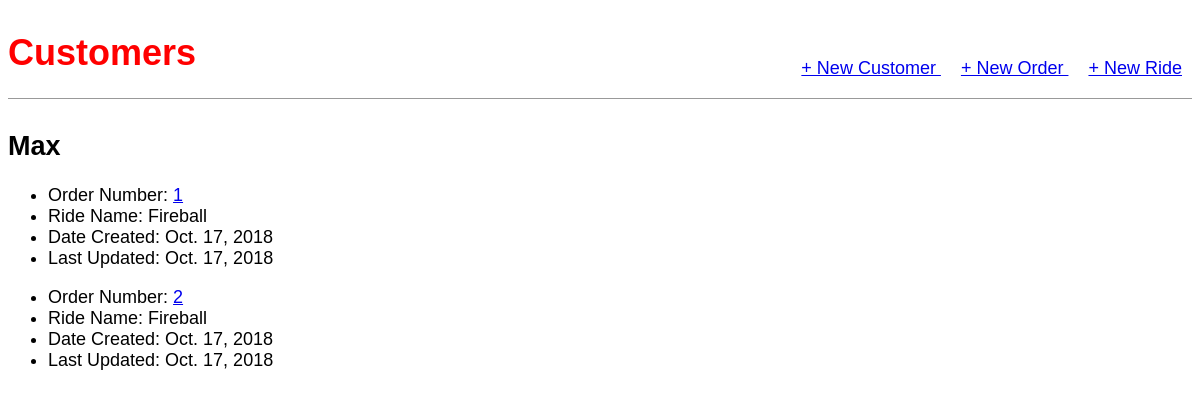
The page /customer/1/orders on the database its author committed.
### orders/models.py (models this page shows, shortened)
class Customer(models.Model):
    customer_name = models.CharField(max_length=100)
    customer_phone_number = models.CharField(max_length=10)
    customer_email = models.EmailField()
    customer_business_name = models.CharField(max_length=200)

class Order(models.Model):
    order_number = models.AutoField(primary_key=True)
    customer_number = models.ForeignKey(Customer, on_delete=models.CASCADE, related_name='orders')
    date_created = models.DateField(auto_now_add=True)
    last_updated = models.DateField(auto_now=True)
    description = models.CharField(max_length=200, null=True)
    ride = models.ForeignKey(Ride, on_delete=models.CASCADE, related_name='orders', null=True)
    def __str__(self):
        return str(self.order_number)

class Ride(models.Model):
    ride_name = models.CharField(max_length=100)
    def __str__(self):
        return self.ride_name

### orders/views.py (the view)
# urls.py: path('customer/<int:pk>/orders', views.CustomerOrdersView.as_view(), name='customer_orders'),
class CustomerOrdersView(DetailView):
    model = Customer
    template_name = 'customer_orders.html'

### templates/customer_orders.html
{% extends 'base.html' %}
{% block content %}
<h2>{{ customer.customer_name }}</h2>
{% for order in customer.orders.all %}
<ul>
        <li>Order Number: <a href="{% url 'order_detail' order %}"> {{order}} </a></li>
        <li>Ride Name: {{ order.ride }}</li>
        <li>Date Created: {{ order.date_created }}</li>
        <li>Last Updated: {{ order.last_updated }}</li>
</ul>
{% endfor %}
{% endblock content %}

### static/css/base.css (style rules this page uses)
body { font-family: 'Source Sans Pro', sans-serif; font-size: 18px; }

### rows shown on the page
Customer: customer_name "Max"
Order: order_number "1", ride "Fireball", date_created "Oct. 17, 2018", last_updated "Oct. 17, 2018"
Order: order_number "2", ride "Fireball", date_created "Oct. 17, 2018", last_updated "Oct. 17, 2018"
